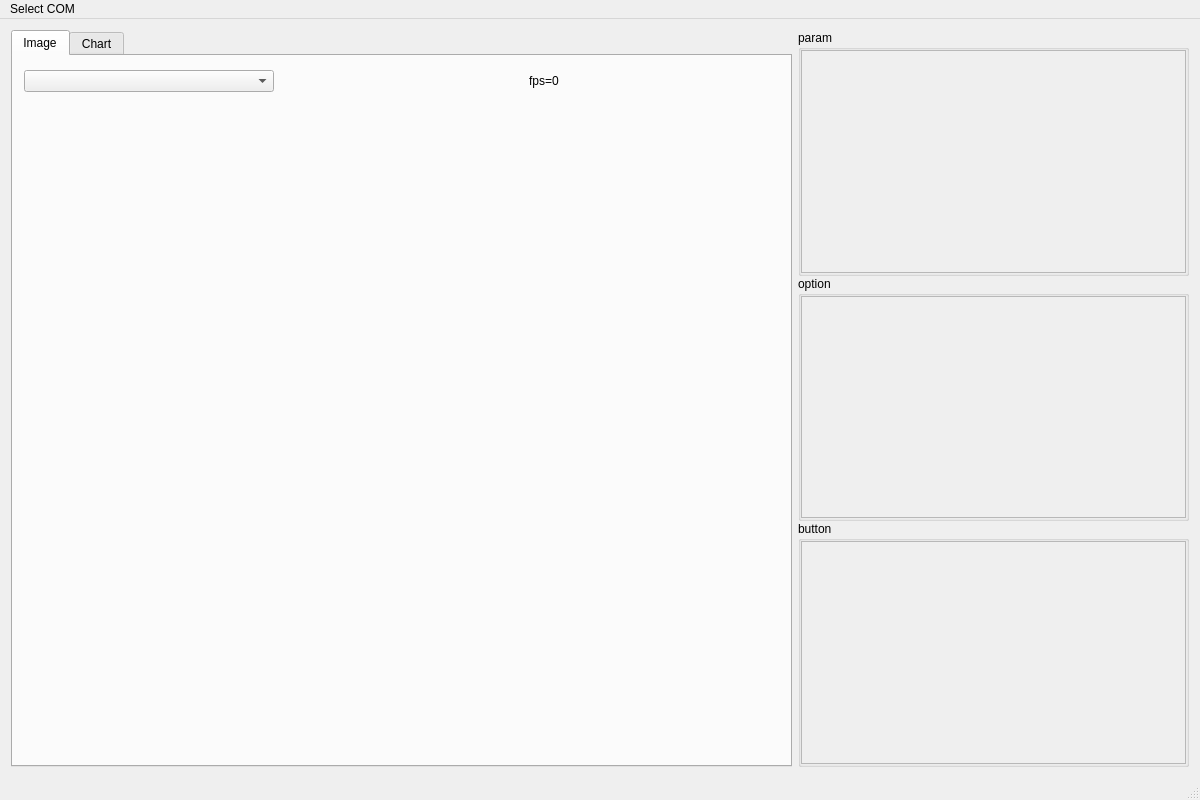
<?xml version="1.0" encoding="UTF-8"?>
<ui version="4.0">
 <class>LiveViewer</class>
 <widget class="QMainWindow" name="LiveViewer">
  <property name="geometry">
   <rect>
    <x>0</x>
    <y>0</y>
    <width>1200</width>
    <height>800</height>
   </rect>
  </property>
  <property name="minimumSize">
   <size>
    <width>900</width>
    <height>600</height>
   </size>
  </property>
  <property name="windowTitle">
   <string>LiveViewer</string>
  </property>
  <widget class="QWidget" name="centralWidget">
   <layout class="QHBoxLayout" name="horizontalLayout_2" stretch="2,1">
    <item>
     <widget class="QTabWidget" name="tabWidget">
      <property name="currentIndex">
       <number>0</number>
      </property>
      <widget class="QWidget" name="imageTab">
       <attribute name="title">
        <string>Image</string>
       </attribute>
       <layout class="QVBoxLayout" name="verticalLayout_6">
        <property name="spacing">
         <number>0</number>
        </property>
        <property name="leftMargin">
         <number>0</number>
        </property>
        <property name="topMargin">
         <number>0</number>
        </property>
        <property name="rightMargin">
         <number>0</number>
        </property>
        <property name="bottomMargin">
         <number>0</number>
        </property>
        <item>
         <widget class="QWidget" name="horizontalWidget" native="true">
          <property name="minimumSize">
           <size>
            <width>0</width>
            <height>50</height>
           </size>
          </property>
          <property name="maximumSize">
           <size>
            <width>16777215</width>
            <height>50</height>
           </size>
          </property>
          <layout class="QHBoxLayout" name="horizontalLayout_3" stretch="1,1,1">
           <item>
            <widget class="QComboBox" name="imageComboBox"/>
           </item>
           <item>
            <spacer name="horizontalSpacer">
             <property name="orientation">
              <enum>Qt::Horizontal</enum>
             </property>
             <property name="sizeHint" stdset="0">
              <size>
               <width>40</width>
               <height>20</height>
              </size>
             </property>
            </spacer>
           </item>
           <item>
            <widget class="QLabel" name="fpsLabel">
             <property name="text">
              <string>fps=0</string>
             </property>
            </widget>
           </item>
          </layout>
         </widget>
        </item>
        <item>
         <widget class="QLabel" name="displayLabel">
          <property name="text">
           <string/>
          </property>
         </widget>
        </item>
       </layout>
      </widget>
      <widget class="QWidget" name="chartTab">
       <attribute name="title">
        <string>Chart</string>
       </attribute>
       <layout class="QGridLayout" name="gridLayout">
        <property name="leftMargin">
         <number>0</number>
        </property>
        <property name="topMargin">
         <number>0</number>
        </property>
        <property name="rightMargin">
         <number>0</number>
        </property>
        <property name="bottomMargin">
         <number>0</number>
        </property>
        <property name="spacing">
         <number>0</number>
        </property>
        <item row="0" column="0">
         <widget class="QtCharts::QChartView" name="graphicsView"/>
        </item>
       </layout>
      </widget>
     </widget>
    </item>
    <item>
     <widget class="QWidget" name="verticalWidget" native="true">
      <layout class="QVBoxLayout" name="verticalLayout_2">
       <property name="spacing">
        <number>0</number>
       </property>
       <property name="leftMargin">
        <number>0</number>
       </property>
       <property name="topMargin">
        <number>0</number>
       </property>
       <property name="rightMargin">
        <number>0</number>
       </property>
       <property name="bottomMargin">
        <number>0</number>
       </property>
       <item>
        <widget class="QGroupBox" name="paramGroupBox">
         <property name="title">
          <string>param</string>
         </property>
         <layout class="QVBoxLayout" name="verticalLayout_7">
          <property name="spacing">
           <number>0</number>
          </property>
          <property name="leftMargin">
           <number>0</number>
          </property>
          <property name="topMargin">
           <number>0</number>
          </property>
          <property name="rightMargin">
           <number>0</number>
          </property>
          <property name="bottomMargin">
           <number>0</number>
          </property>
          <item>
           <widget class="QScrollArea" name="paramScrollArea">
            <property name="widgetResizable">
             <bool>true</bool>
            </property>
            <widget class="QWidget" name="paramScrollAreaWidgetContents">
             <property name="geometry">
              <rect>
               <x>0</x>
               <y>0</y>
               <width>386</width>
               <height>223</height>
              </rect>
             </property>
             <layout class="QVBoxLayout" name="verticalLayout_8"/>
            </widget>
           </widget>
          </item>
         </layout>
        </widget>
       </item>
       <item>
        <widget class="QGroupBox" name="optionGroupBox">
         <property name="title">
          <string>option</string>
         </property>
         <layout class="QVBoxLayout" name="verticalLayout_4">
          <property name="spacing">
           <number>0</number>
          </property>
          <property name="leftMargin">
           <number>0</number>
          </property>
          <property name="topMargin">
           <number>0</number>
          </property>
          <property name="rightMargin">
           <number>0</number>
          </property>
          <property name="bottomMargin">
           <number>0</number>
          </property>
          <item>
           <widget class="QScrollArea" name="optionScrollArea">
            <property name="widgetResizable">
             <bool>true</bool>
            </property>
            <widget class="QWidget" name="optionScrollAreaWidgetContents">
             <property name="geometry">
              <rect>
               <x>0</x>
               <y>0</y>
               <width>386</width>
               <height>224</height>
              </rect>
             </property>
             <layout class="QVBoxLayout" name="verticalLayout_9"/>
            </widget>
           </widget>
          </item>
         </layout>
        </widget>
       </item>
       <item>
        <widget class="QGroupBox" name="buttonGroupBox">
         <property name="title">
          <string>button</string>
         </property>
         <layout class="QVBoxLayout" name="verticalLayout_5">
          <property name="spacing">
           <number>0</number>
          </property>
          <property name="leftMargin">
           <number>0</number>
          </property>
          <property name="topMargin">
           <number>0</number>
          </property>
          <property name="rightMargin">
           <number>0</number>
          </property>
          <property name="bottomMargin">
           <number>0</number>
          </property>
          <item>
           <widget class="QScrollArea" name="buttonScrollArea">
            <property name="widgetResizable">
             <bool>true</bool>
            </property>
            <widget class="QWidget" name="buttonScrollAreaWidgetContents">
             <property name="geometry">
              <rect>
               <x>0</x>
               <y>0</y>
               <width>386</width>
               <height>223</height>
              </rect>
             </property>
             <layout class="QVBoxLayout" name="verticalLayout_10"/>
            </widget>
           </widget>
          </item>
         </layout>
        </widget>
       </item>
      </layout>
     </widget>
    </item>
   </layout>
  </widget>
  <widget class="QMenuBar" name="menuBar">
   <property name="geometry">
    <rect>
     <x>0</x>
     <y>0</y>
     <width>1200</width>
     <height>26</height>
    </rect>
   </property>
   <widget class="QMenu" name="menuSelectCOM">
    <property name="title">
     <string>Select COM</string>
    </property>
   </widget>
   <addaction name="menuSelectCOM"/>
  </widget>
  <widget class="QStatusBar" name="statusBar"/>
 </widget>
 <layoutdefault spacing="6" margin="11"/>
 <customwidgets>
  <customwidget>
   <class>QtCharts::QChartView</class>
   <extends>QGraphicsView</extends>
   <header>QChartView</header>
  </customwidget>
 </customwidgets>
 <resources/>
 <connections/>
</ui>
